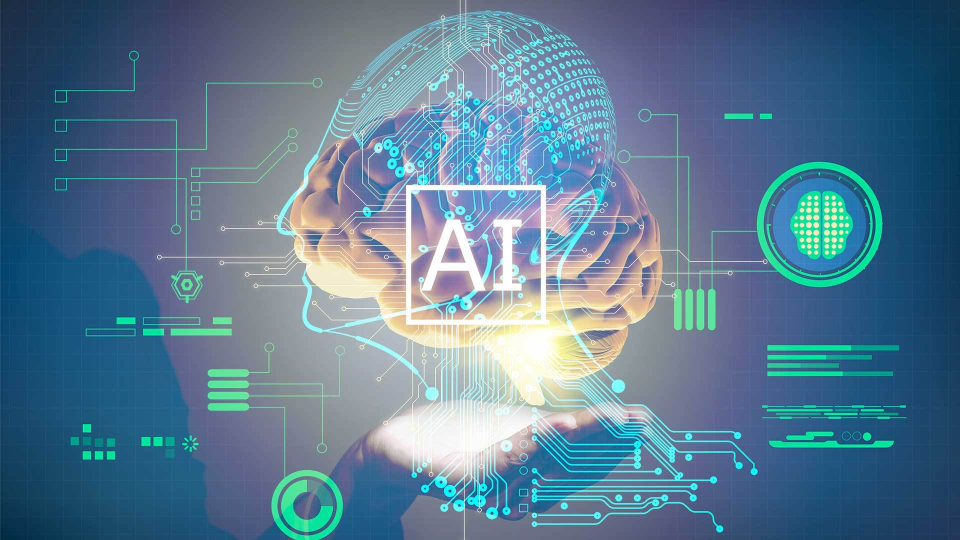
#> input picture 선형대수 3일차/실습/img/img1.jpg, 1920 x 1080 px (shown at 1/2 size)
$ python opencv3.py
#> lines starting #> are read from the running program, lines starting #| are printed output that depends on the picture
# 이미지 이동
import cv2
import numpy as np

img = cv2.imread('img/img1.jpg', cv2.IMREAD_COLOR)
#> img is the input picture: shape (1080, 1920, 3); mean B, G, R 145.7, 122.6, 90.4

# 이미지 사이즈 조정
img = cv2.resize(img, dsize=(800, 500), interpolation=cv2.INTER_AREA)
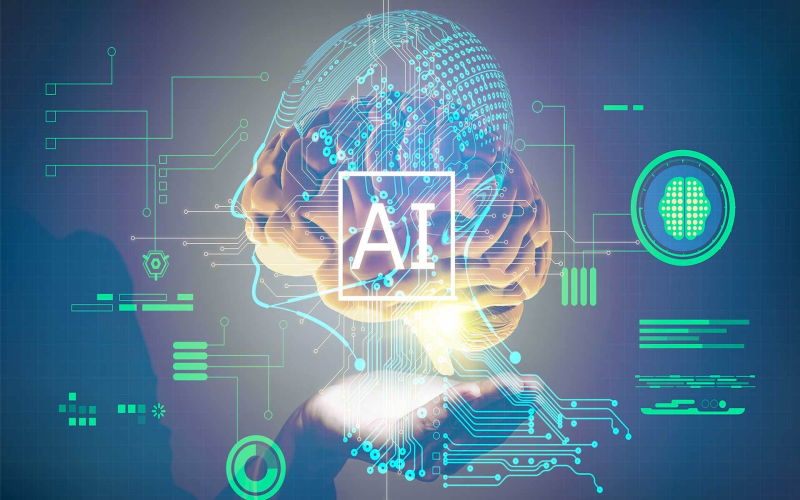
#> img: shape (500, 800, 3); mean B, G, R 145.7, 122.6, 90.4

# 이미지가 저장된 넘파이 배열의 너비와 높이를 구합니다.
height, width = img.shape[:2]
#> height = 500; width = 800

# 이동 변환 행렬을 생성합니다. x 방향으로 100픽셀, y 방향으로 200픽셀 이동합니다.
M = np.array([[1, 0, 100], [0, 1, 200], [0, 0, 1]], dtype=float)

# 결과 이미지를 저장할 넘파이 배열을 입력 이미지와 같은 크기로 생성합니다.
dst = np.zeros(img.shape, dtype=np.uint8)

# 이미지의 전체 픽셀을 스캔합니다.
for y in range(height - 1):
    for x in range(width - 1):
        # 현재 픽셀 p의 좌표에 이동 변환 행렬 M을 곱하여 이동시킨 좌표
        # p_를 구합니다.
        p = np.array([x, y, 1])
        p_ = np.dot(M, p)

        # 이동한 위치인 p_에서 좌표 x_, y_를 정수 형태로 가져옵니다.
        x_, y_ = p_[:2]
        x_ = int(x_)
        y_ = int(y_)

        # 입력 이미지 크기 내로 픽세이 이동한 경우에만 결과 이미지를 저장할 넘파이 배열로 픽셀 복사합니다.
        if x_ > 0 and x_ < width and y_ > 0 and y_ < height:
            dst[y_, x_] = img[y,  x]
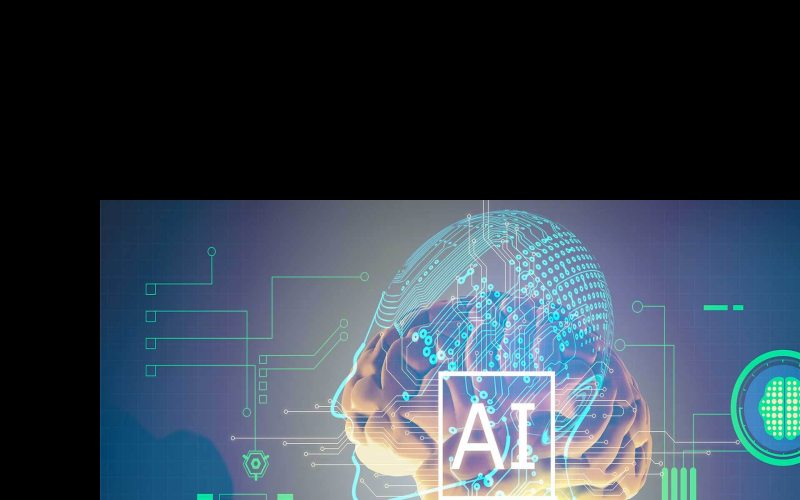
#> dst: shape (500, 800, 3); mean B, G, R 78.9, 66.7, 54.3

# 입력 이미지와 결과 이미지를 수평으로 영ㄴ결하여 하나의 이미지로 만듭니다.
result = cv2.hconcat([img, dst])
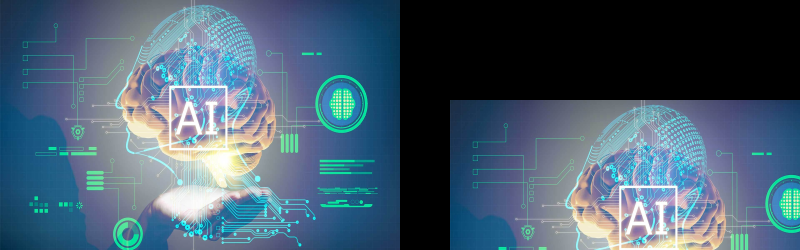
#> result: shape (500, 1600, 3) (shown at 1/2 size); mean B, G, R 112.3, 94.6, 72.4

# 타이틀 바에 result  문자열을 보여주는 윈도우 이미지 result를 보여줍니다.
cv2.imshow("result", result)

# 아무키나 누르기 전까지 대기합니다.
cv2.waitKey(0)
